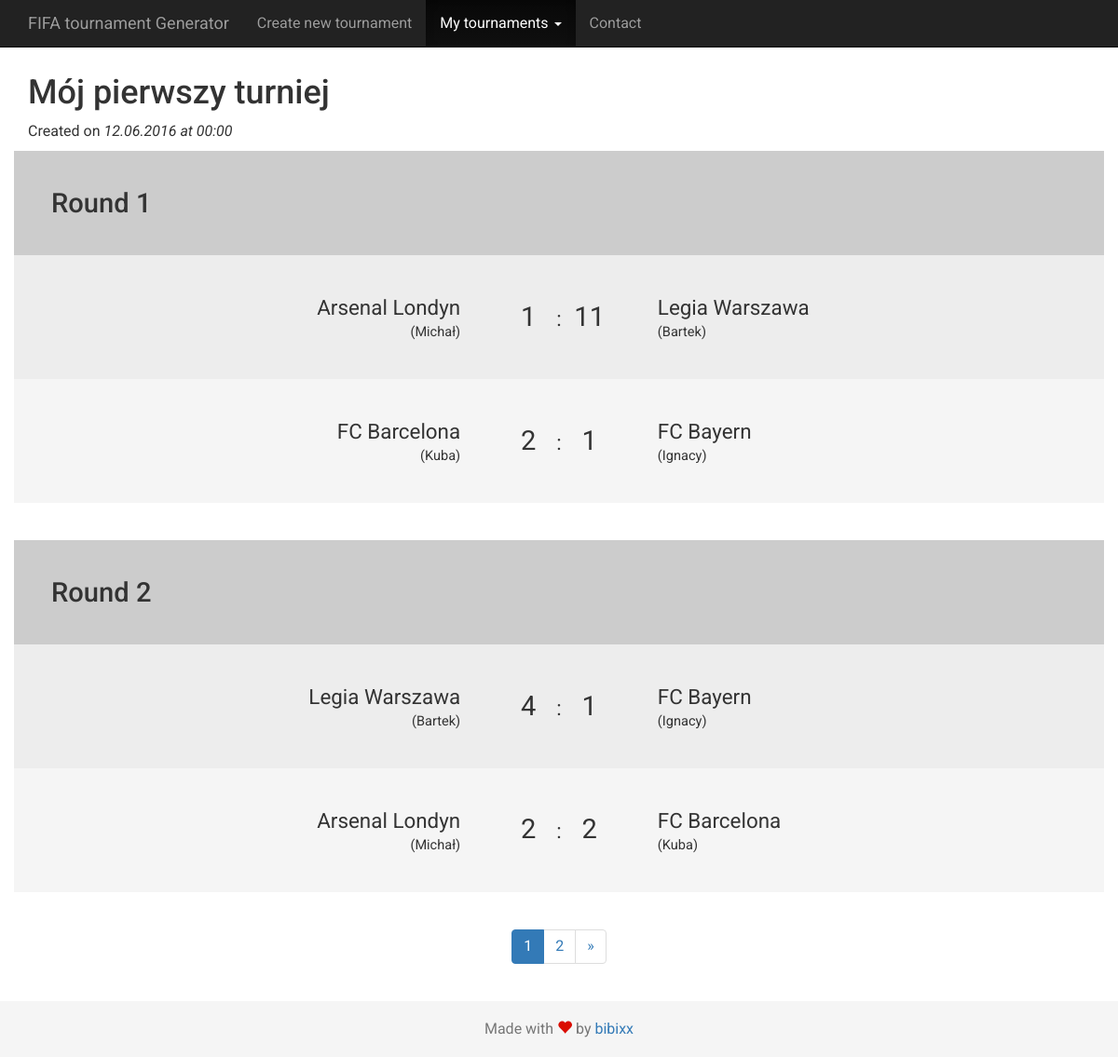
The app's page /tournament/1/scores with its own data.
### tables this page shows
CREATE TABLE `tournaments` (
  `id` int(11) NOT NULL,
  `title` varchar(60) DEFAULT NULL,
  `created_at` datetime NOT NULL,
  `type` varchar(60) NOT NULL,
  `players` text NOT NULL,
  `rounds` text NOT NULL,
  `fixtures` text NOT NULL,
  `admin_token` char(6) NOT NULL
);

### tournament/scores.php (the view, shortened to what this page needs)
<!DOCTYPE html>
<head>
</head>
<body>
  <nav class="navbar navbar-inverse navbar-fixed-top">
    <div class="container">
      <div class="navbar-header">
        <a href="/FIFA-Generator/." class="navbar-brand">FIFA tournament Generator</a>
      </div>
        <div id="navbar" class="collapse navbar-collapse">
          <ul class="nav navbar-nav">
            <li><a href="/FIFA-Generator/">Create new tournament</a></li>
            <li class="active dropdown">
                <a href="#" data-toggle="dropdown" class="dropdown-toggle">My tournaments <span class="caret"></span></a>
            </li>
            <li><a href="#contact">Contact</a></li>
          </ul>
        </div>
      </div>
  </nav>
  <div class="container">
    <?php
			$dbc = new mysqli(HOST, LOGIN, PASSWORD, DATABASE) or die( 'błąd' );
      $dbc->query('SET NAMES utf8');
      $id = $dbc->real_escape_string($_GET["id"]);
      $query = "SELECT * FROM `tournaments` WHERE (`id`=$id)";
      $data = $dbc->query($query);
      $row = mysqli_fetch_array($data);
      $title = ($row["title"]!=null) ? $row["title"] : "Tournament #".$id;
      $players = json_decode($row["players"], true);
      $rounds = json_decode($row["rounds"], true);
      $results = json_decode($row["fixtures"], true);
      $adminToken = $row["admin_token"];
      $admin = (isset($_GET["admin"]) && $_GET["admin"] == $adminToken ) ? true: false;
      $count = count($rounds);
      $offset = isset($_GET["page"]) ? ($_GET["page"]-1 >= 0 ? $_GET["page"]-1 : 0) : 0;
      $date = strtotime($row["created_at"]);
      if( $admin ){
        echo "<div class='row'>";
          echo "<div class='col-xs-12 col-sm-12 col-md-6 col-lg-6'>";
            echo "<h1 class='tournament-name'>$title</h1>";
            echo "<p>Created on <span class='created_at'>".strftime("%d.%m.%Y at %R", $date)."</span></p>";
          echo "</div>";
          echo "<div class='col-xs-12 col-sm-12 col-md-6 col-lg-6 text-right-sm'>";
            echo '<div class="btn-group">';
              echo '<button type="button" class="btn btn-default dropdown-toggle" data-toggle="dropdown" aria-haspopup="true" aria-expanded="false"><span class="glyphicon glyphicon-share" aria-hidden="true"></span> Share tournament <span class="caret"></span></button>';
              echo '<ul class="dropdown-menu">';
                echo '<li><a href="'.strtok($_SERVER["REQUEST_URI"],'?').'">Read-only URL</a></li>';
                echo '<li><a href="'.strtok($_SERVER["REQUEST_URI"],'?')."?admin=$_GET[admin]".'">Admin URL</a></li>';
              echo '</ul>';
            echo '</div>';
          echo "</div>";
        echo "</div>";
      } else {
        echo "<h1 class='tournament-name'>$title</h1>";
        echo "<p>Created on <span class='created_at'>".strftime("%d.%m.%Y at %R", $date)."</span></p>";
      }
      for($x=$offset*2; $x<$offset*2+2; $x++){
        if( array_key_exists($x, $rounds) ){
          echo '<div class="round">';
          echo '<div class="row head"><h2>Round '.($x+1).'</h2></div>';
          for($y=0; $y<count($rounds[$x]); $y++){
            $teams = $rounds[$x][$y];
            $result = $results[$x][$y];
            $club1 = $players[ $teams[0] ]["club"];
            $club2 = $players[ $teams[1] ]["club"];
            if( count($players[ $teams[0] ]["players"]) > 1 ){
              $player1 = $players[ $teams[0] ]["players"][0]." & ".$players[ $teams[0] ]["players"][1];
            } else {
              $player1 = $players[ $teams[0] ]["players"][0];
            }
            if( count($players[ $teams[1] ]["players"]) > 1 ){
              $player2 = $players[ $teams[1] ]["players"][0]." & ".$players[ $teams[1] ]["players"][1];
            } else {
              $player2 = $players[ $teams[1] ]["players"][0];
            }
            $contenteditable = ($admin) ? "contenteditable" : "";
            echo '<div class="row">';
              if( !empty($club1) ){
                echo '<div class="col-xs-4 col-sm-4 col-md-5 col-lg-5 text-right"><p>'.html_entity_decode($club1, ENT_QUOTES).'</p><p class="name">'.html_entity_decode($player1, ENT_QUOTES).'</p></div>';
              } else {
                echo '<div class="col-xs-4 col-sm-4 col-md-5 col-lg-5 text-right"><p>'.html_entity_decode($player1, ENT_QUOTES).'</p></div>';
              }
              if( array_key_exists(0, $result) ){
                echo '<div class="col-xs-4 col-sm-4 col-md-2 col-lg-2 text-center"><span '.$contenteditable.' class="home correct">'.$result[0].'</span>:<span '.$contenteditable.' class="away correct">'.$result[1].'</span></div>';
              } else {
                echo '<div class="col-xs-4 col-sm-4 col-md-2 col-lg-2 text-center"><span '.$contenteditable.' class="home"></span>:<span '.$contenteditable.' class="away"></span></div>';
              }
              if( !empty($club1) ){
                echo '<div class="col-xs-4 col-sm-4 col-md-5 col-lg-5 text-left">'.html_entity_decode($club2, ENT_QUOTES).'</p><p class="name">'.html_entity_decode($player2, ENT_QUOTES).'</p></div>';
              } else {
                echo '<div class="col-xs-4 col-sm-4 col-md-5 col-lg-5 text-left"><p>'.html_entity_decode($player2, ENT_QUOTES).'</p></div>';
              }
            echo '</div>';
          }
          echo "</div>";
        }
      }
    ?>
    <ul class="pagination">
      <?php
        $url = "?";
        $url2 = $url.'page='.($offset+2);
        if( ceil($count/2)-1 > 0 ){
          for($x=1; $x<=ceil($count/2); $x++){
            $urlX = $url."page=".$x;
            if( $x == ($offset+1) ){
              echo "<li class=\"active\"><a href=\"$urlX\">$x</a></li>";
            } else {
              echo "<li><a href=\"$urlX\">$x</a></li>";
            }
          }
          if( $offset < ceil($count/2)-1 ){
            echo '<li><a href="'.$url2.'" aria-label="Next"><span aria-hidden="true">&raquo;</span></a></li>';
          }
        }
      ?>
    </ul>
  </div>
  <footer class="footer">
    <div class="container">
      <p class="text-muted">Made with <span class="glyphicon glyphicon-heart"></span> by <a href="https://github.com/bibixx" target="_blank">bibixx</a></p>
    </div>
  </footer>
  <link rel="stylesheet" href="https://maxcdn.bootstrapcdn.com/bootstrap/3.3.6/css/bootstrap.min.css">
  <link rel="stylesheet" href="https://maxcdn.bootstrapcdn.com/bootstrap/3.3.6/css/bootstrap-theme.min.css">
  <link rel="stylesheet" href="/FIFA-Generator/css/scores.css" media="screen" charset="utf-8">
</body>

### css/scores.css (style rules this page uses)
body { overflow-x: hidden; }
body { padding-top: 50px; margin-top: 30px; }
.navbar-inverse { background: #222; }
body { font-family: Roboto; font-size: 16px; }
h1.tournament-name { margin-top: 0px; }
.created_at { font-style: italic; }
.round { margin-bottom: 40px; }
.round .row { font-size: 1.4em; background: #ededed; display: flex; align-items: center; justify-content: center; padding: 40px; }
.round .row:nth-child(2n+1) { background: #F5F5F5; }
.round .row.head { background: #ccc; justify-content: flex-start; }
.round .row.head h2 { margin: 0; font-size: 1.3em; }
.round .row .text-center { white-space: nowrap; }
.round .row div p { margin: 0; }
.round .row div p.name { font-size: 0.65em; }
.round .row div p.name::before { content: "("; }
.round .row div p.name::after { content: ")"; }
.round .row .home, .round .row .away { font-size: 1.3em; display: inline-block; min-width: 40px; margin: 0px 10px; transition: .2s all ease-in-out; outline: none; }
.pagination { display: flex; justify-content: center; }
body { margin-bottom: 80px; }
.footer { position: absolute; bottom: 0; width: 100%; height: 60px; background-color: #f5f5f5; }
.footer .container { width: auto; padding: 0 15px; text-align: center; }
.footer .container .text-muted { margin: 19px 0; }
.footer .container .text-muted .glyphicon-heart { color: #DA0C00; }

### records on screen
tournaments: title "Mój pierwszy turniej", created_at "12.06.2016 at 00:00", html_entity_decode($club1, ENT_QUOTES) "Arsenal Londyn", html_entity_decode($player1, ENT_QUOTES) "Michał", fixtures "1", fixtures "11", html_entity_decode($club2, ENT_QUOTES) "Legia Warszawa", html_entity_decode($player2, ENT_QUOTES) "Bartek", html_entity_decode($club1, ENT_QUOTES) "FC Barcelona", html_entity_decode($player1, ENT_QUOTES) "Kuba", fixtures "2", html_entity_decode($club2, ENT_QUOTES) "FC Bayern", html_entity_decode($player2, ENT_QUOTES) "Ignacy", html_entity_decode($club1, ENT_QUOTES) "Legia Warszawa", html_entity_decode($player1, ENT_QUOTES) "Bartek", fixtures "4", html_entity_decode($club2, ENT_QUOTES) "FC Barcelona", html_entity_decode($player2, ENT_QUOTES) "Kuba"
